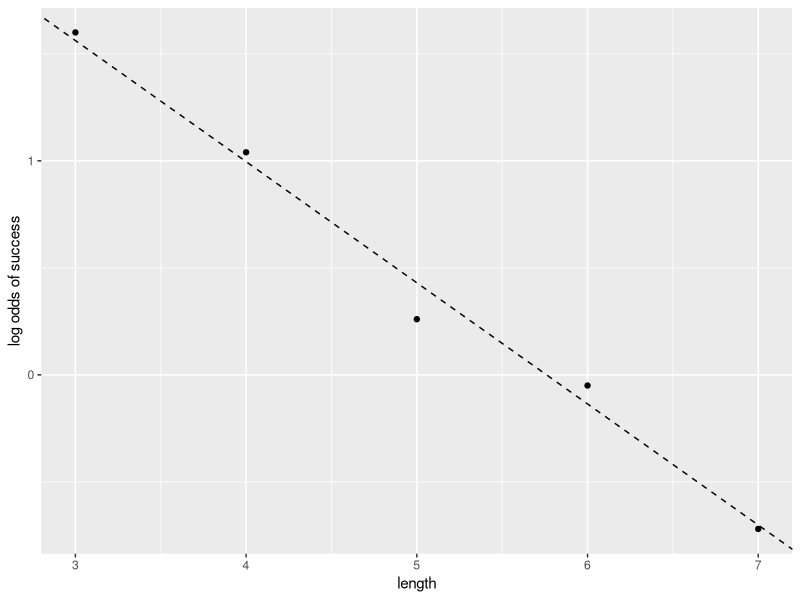
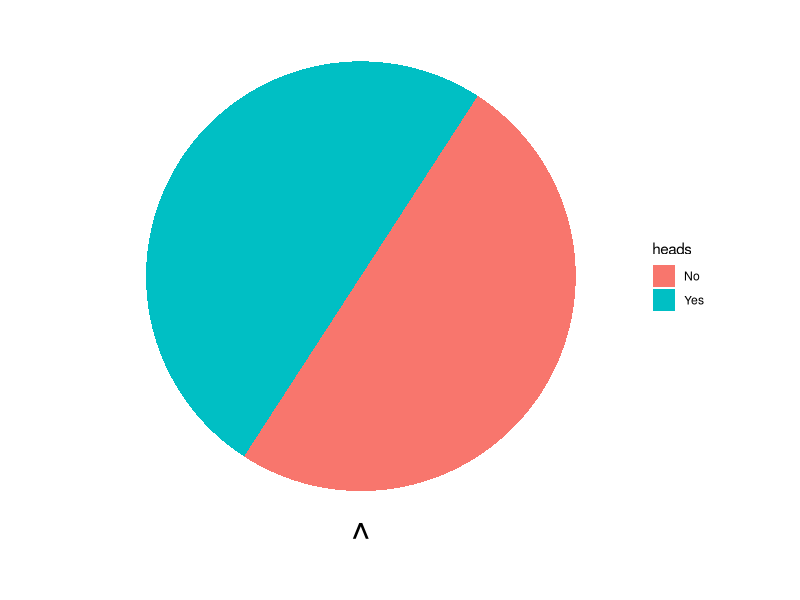
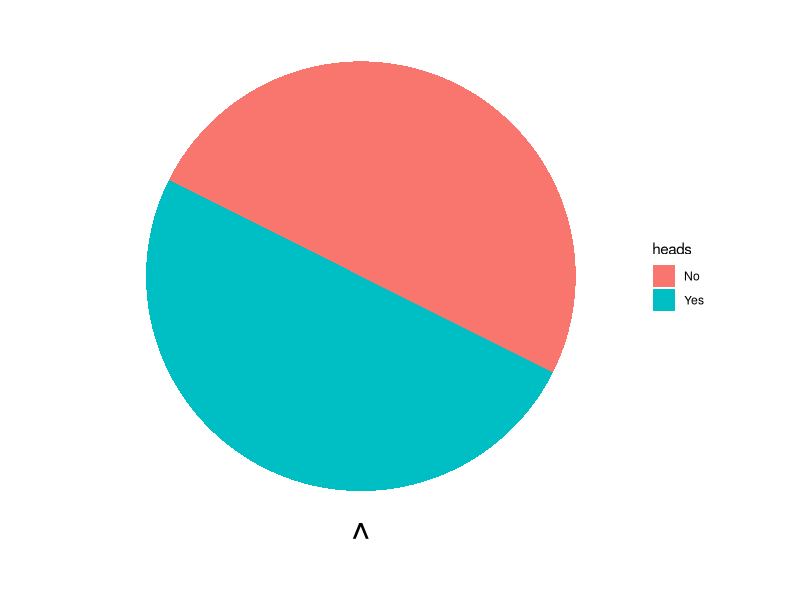
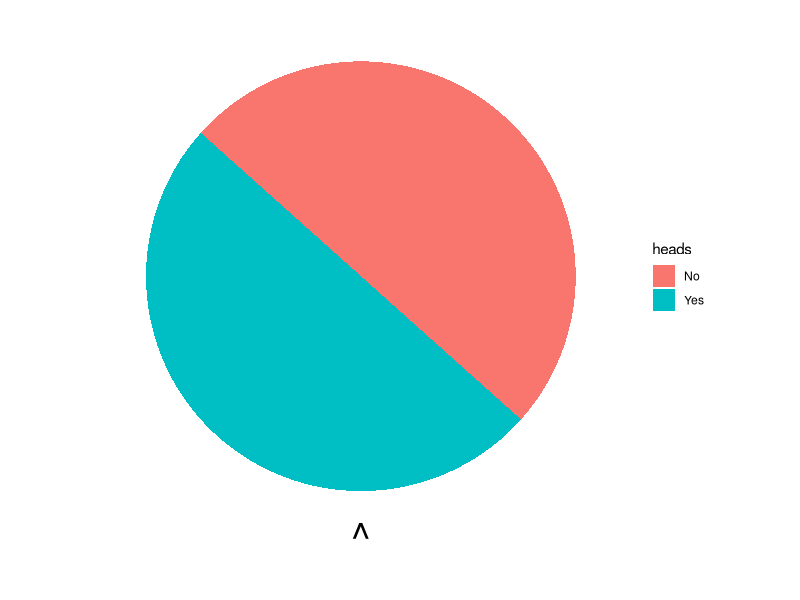
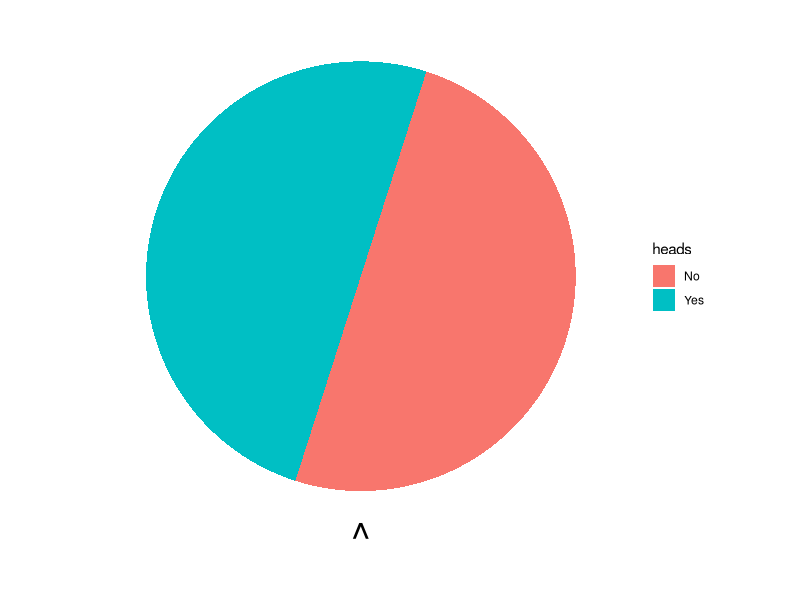
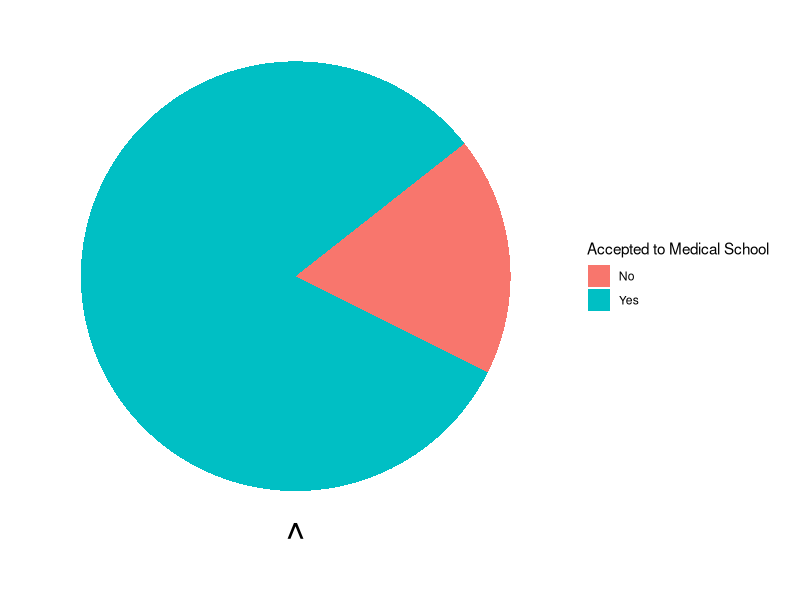
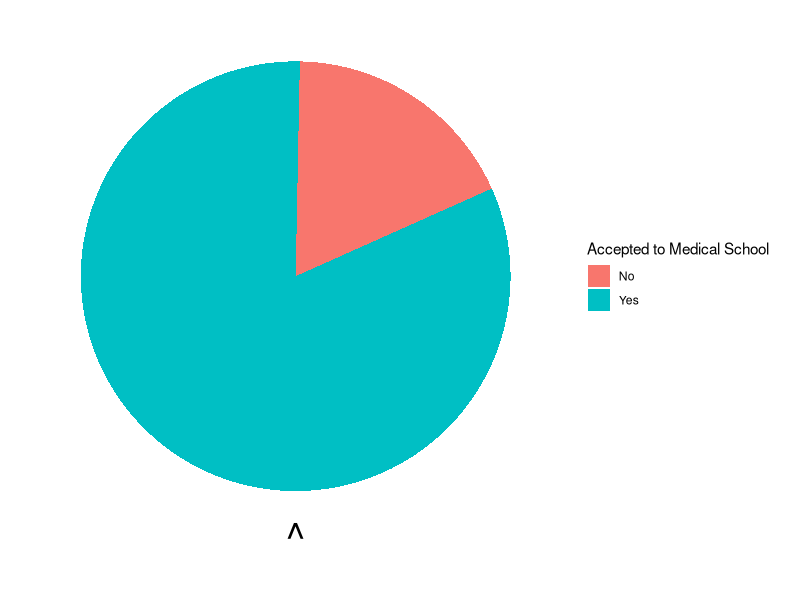
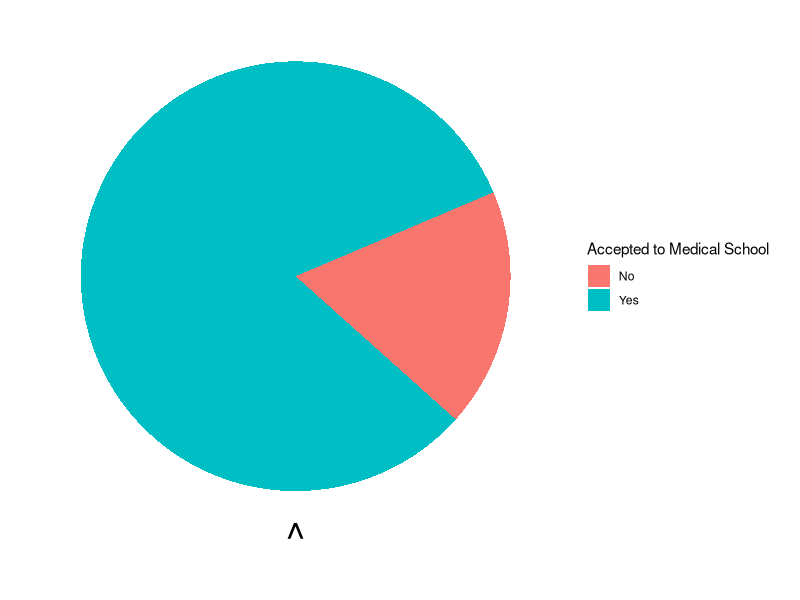

Recreate these plots in R, in order.
## ---- chunk 1

## ---- chunk 2
library(tidyverse)
## ---- chunk 3
data <- data.frame(
  length = c(3, 4, 5, 6, 7),
  emp_logit = c(1.6, 1.04, 0.26, -0.05, -0.72)
)
ggplot(data, aes(length, emp_logit)) + 
  geom_point() + 
  geom_abline(intercept = 3.26, slope = -0.566, lty = 2) +
  labs(y = "log odds of success")
## ---- chunk 4
df <- data.frame(
  heads = c("Yes", "No"),
  value = c(50, 50)
)
ggplot(df, aes(x = "", y = value, fill = heads)) +
  geom_bar(width = 1, stat = "identity") +
  coord_polar("y", start = 10) + 
  scale_y_continuous("^")+
  theme(panel.background = element_blank(),
        axis.text = element_blank(),
        axis.title.y = element_blank(),
        axis.ticks = element_blank(),
        axis.title.x = element_text(size = 30, vjust = 4))
## ---- chunk 5
df <- data.frame(
  heads = c("Yes", "No"),
  value = c(50, 50)
)
ggplot(df, aes(x = "", y = value, fill = heads)) +
  geom_bar(width = 1, stat = "identity") +
  coord_polar("y", start = 90) + 
  scale_y_continuous("^")+
  theme(panel.background = element_blank(),
        axis.text = element_blank(),
        axis.title.y = element_blank(),
        axis.ticks = element_blank(),
        axis.title.x = element_text(size = 30, vjust = 4))
## ---- chunk 6
df <- data.frame(
  heads = c("Yes", "No"),
  value = c(50, 50)
)
ggplot(df, aes(x = "", y = value, fill = heads)) +
  geom_bar(width = 1, stat = "identity") +
  coord_polar("y", start = 40) + 
  scale_y_continuous("^")+
  theme(panel.background = element_blank(),
        axis.text = element_blank(),
        axis.title.y = element_blank(),
        axis.ticks = element_blank(),
        axis.title.x = element_text(size = 30, vjust = 4))
## ---- chunk 7
df <- data.frame(
  heads = c("Yes", "No"),
  value = c(50, 50)
)
ggplot(df, aes(x = "", y = value, fill = heads)) +
  geom_bar(width = 1, stat = "identity") +
  coord_polar("y", start = 60) + 
  scale_y_continuous("^")+
  theme(panel.background = element_blank(),
        axis.text = element_blank(),
        axis.title.y = element_blank(),
        axis.ticks = element_blank(),
        axis.title.x = element_text(size = 30, vjust = 4))
## ---- chunk 8
df <- tibble(
  `Accepted to Medical School` = c("Yes", "No"),
  value = c(82, 100-82)
)
ggplot(df, aes(x = "", y = value, fill = `Accepted to Medical School`)) +
  geom_bar(width = 1, stat = "identity") +
  coord_polar("y", start = 90) + 
  scale_y_continuous("^")+
  theme(panel.background = element_blank(),
        axis.text = element_blank(),
        axis.title.y = element_blank(),
        axis.ticks = element_blank(),
        axis.title.x = element_text(size = 30, vjust = 4))
## ---- chunk 9
df <- tibble(
  `Accepted to Medical School` = c("Yes", "No"),
  value = c(82, 100-82)
)
ggplot(df, aes(x = "", y = value, fill = `Accepted to Medical School`)) +
  geom_bar(width = 1, stat = "identity") +
  coord_polar("y", start = 20) + 
  scale_y_continuous("^")+
  theme(panel.background = element_blank(),
        axis.text = element_blank(),
        axis.title.y = element_blank(),
        axis.ticks = element_blank(),
        axis.title.x = element_text(size = 30, vjust = 4))
## ---- chunk 10
df <- tibble(
  `Accepted to Medical School` = c("Yes", "No"),
  value = c(82, 100-82)
)
ggplot(df, aes(x = "", y = value, fill = `Accepted to Medical School`)) +
  geom_bar(width = 1, stat = "identity") +
  coord_polar("y", start = 40) + 
  scale_y_continuous("^")+
  theme(panel.background = element_blank(),
        axis.text = element_blank(),
        axis.title.y = element_blank(),
        axis.ticks = element_blank(),
        axis.title.x = element_text(size = 30, vjust = 4))
## ---- chunk 11
df <- tibble(
  `Accepted to Medical School` = c("Yes", "No"),
  value = c(82, 100-82)
)
ggplot(df, aes(x = "", y = value, fill = `Accepted to Medical School`)) +
  geom_bar(width = 1, stat = "identity") +
  coord_polar("y", start = 5) + 
  scale_y_continuous("^")+
  theme(panel.background = element_blank(),
        axis.text = element_blank(),
        axis.title.y = element_blank(),
        axis.ticks = element_blank(),
        axis.title.x = element_text(size = 30, vjust = 4))
## ---- chunk 12
df <- tibble(
  `Accepted to Medical School` = c("Yes", "No"),
  value = c(82, 100-82)
)
ggplot(df, aes(x = "", y = value, fill = `Accepted to Medical School`)) +
  geom_bar(width = 1, stat = "identity") +
  coord_polar("y", start = 180) + 
  scale_y_continuous("^")+
  theme(panel.background = element_blank(),
        axis.text = element_blank(),
        axis.title.y = element_blank(),
        axis.ticks = element_blank(),
        axis.title.x = element_text(size = 30, vjust = 4))
